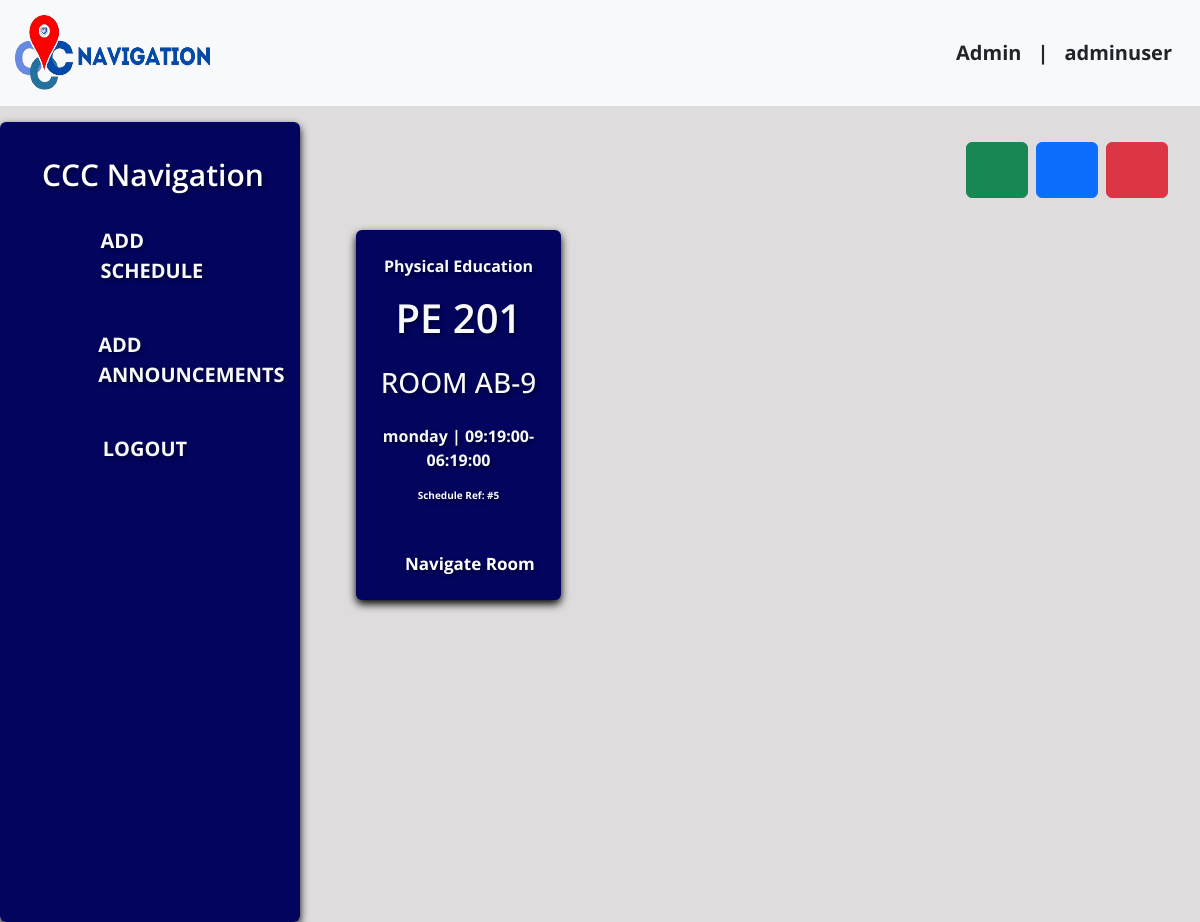
Before: /teacher_dash/dashboard.php?day=Monday (signed in) with the older database file.
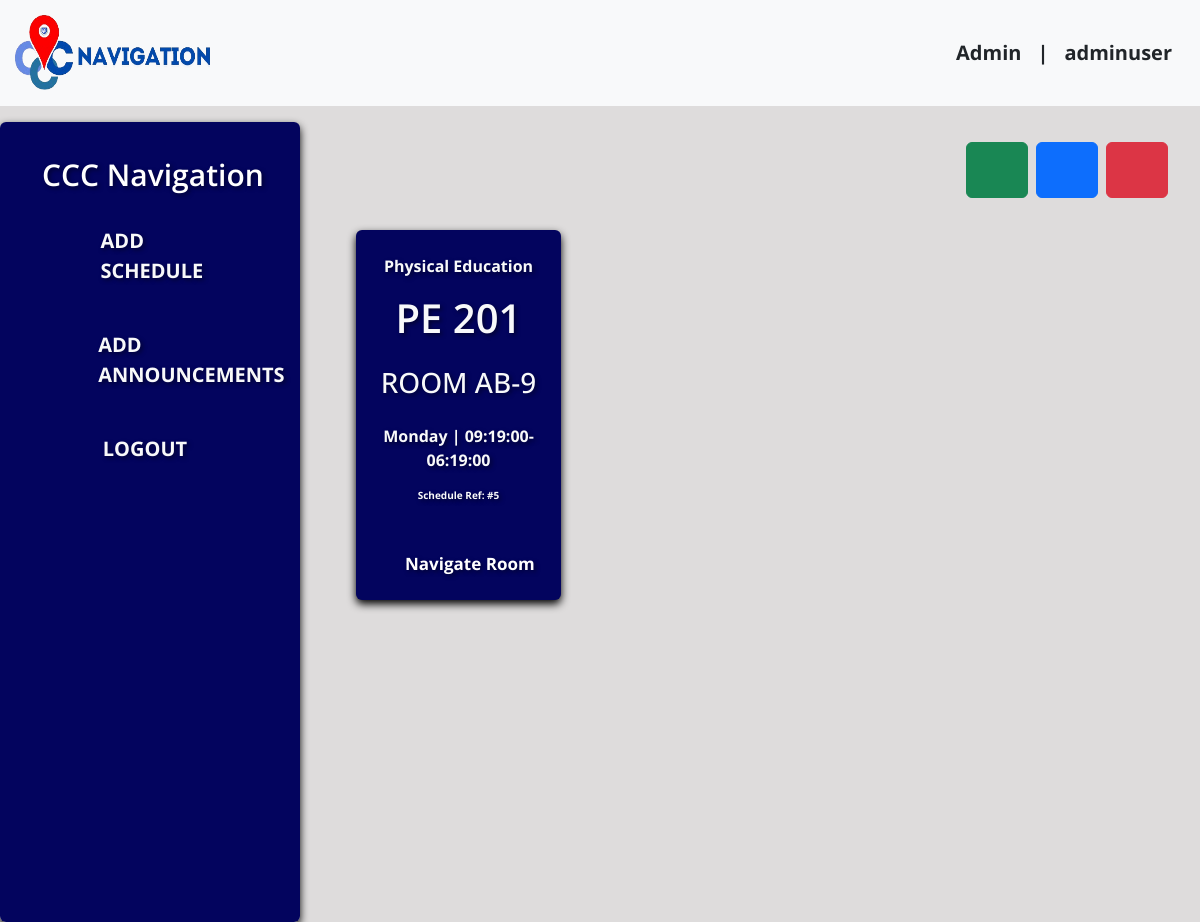
After: the same page with the newer database file.
### tables this page shows
CREATE TABLE `schedule` (
  `schedule_id` int(11) NOT NULL AUTO_INCREMENT,
  `user_id` int(11) DEFAULT NULL,
  `subject_name` varchar(255) DEFAULT NULL,
  `subject_code` varchar(20) DEFAULT NULL,
  `building` varchar(100) DEFAULT NULL,
  `room_number` int(11) DEFAULT NULL,
  `class_start` time DEFAULT NULL,
  `class_end` time DEFAULT NULL,
  `day` varchar(20) DEFAULT NULL,
  PRIMARY KEY (`schedule_id`),
  KEY `user_id` (`user_id`),
  CONSTRAINT `schedule_ibfk_1` FOREIGN KEY (`user_id`) REFERENCES `users` (`user_id`)
);

### teacher_dash/dashboard.php (the view, shortened to what the changed rows need)
<?php
include_once 'dbcon.php';
if (isset($_GET['day']) && $_GET['day'] != 'ALL') {
  $selected_day = $_GET['day'];
  $sql = "SELECT * FROM schedule WHERE day = '$selected_day'";
} else {
  $sql = "SELECT * FROM schedule";
}
$result = mysqli_query($conn, $sql);
?>
<!DOCTYPE html>
<html lang="en">
<head>
  <link href="https://cdn.jsdelivr.net/npm/bootstrap@5.3.3/dist/css/bootstrap.min.css" rel="stylesheet">
</head>
<body style="background: #dedcdc">
  <div class="container-fluid mt-3">
    <div class="row">
      <div class="col-lg-9 main-content">
        <div class="container-fluid">
          <div class="row m-2 text-light fw-bold scrollable-dashboard">
            <?php
            while ($row = mysqli_fetch_assoc($result)) {
            ?>
              <div class="col-md-3 m-3 sidebar p-4 d-flex align-items-center justify-content-center rounded">
                <div class="align-items-center">
                  <p style="text-align: center;"><?php echo $row['subject_name']; ?></p>
                  <h1 style="text-align: center; font-weight: 600"><?php echo $row['subject_code']; ?></h1>
                  <h3 class="mt-4" style="text-align: center">ROOM <?php echo $row['building']; ?>-<?php echo $row['room_number']; ?></h3>
                  <p style="text-align: center;" class="mt-4"><?php echo $row['day']; ?> | <?php echo $row['class_start']; ?>-<?php echo $row['class_end']; ?></p>
                  <p style="text-align: center; font-size: 10px" class="mb-5">Schedule Ref: #<?php echo $row['schedule_id']; ?></p>
                  <a type="button" data-bs-toggle="modal" data-bs-target="#<?php echo $row['building'] ; ?>" onclick="handleNavigateRoomClick('<?php echo $row['building']; ?>', '<?php echo $row['room_number']; ?>')" style="text-decoration: none; color: white; font-size: 17px; text-align: center; margin-left: 25px;">Navigate Room</a>
                </div>
              </div>
            <?php
            }
            ?>
          </div>
        </div>
      </div>
    </div>
  </div>
</body>
</html>

Changed rows visible on the page:
changed schedule "PE 201": day "monday" → "Monday"
